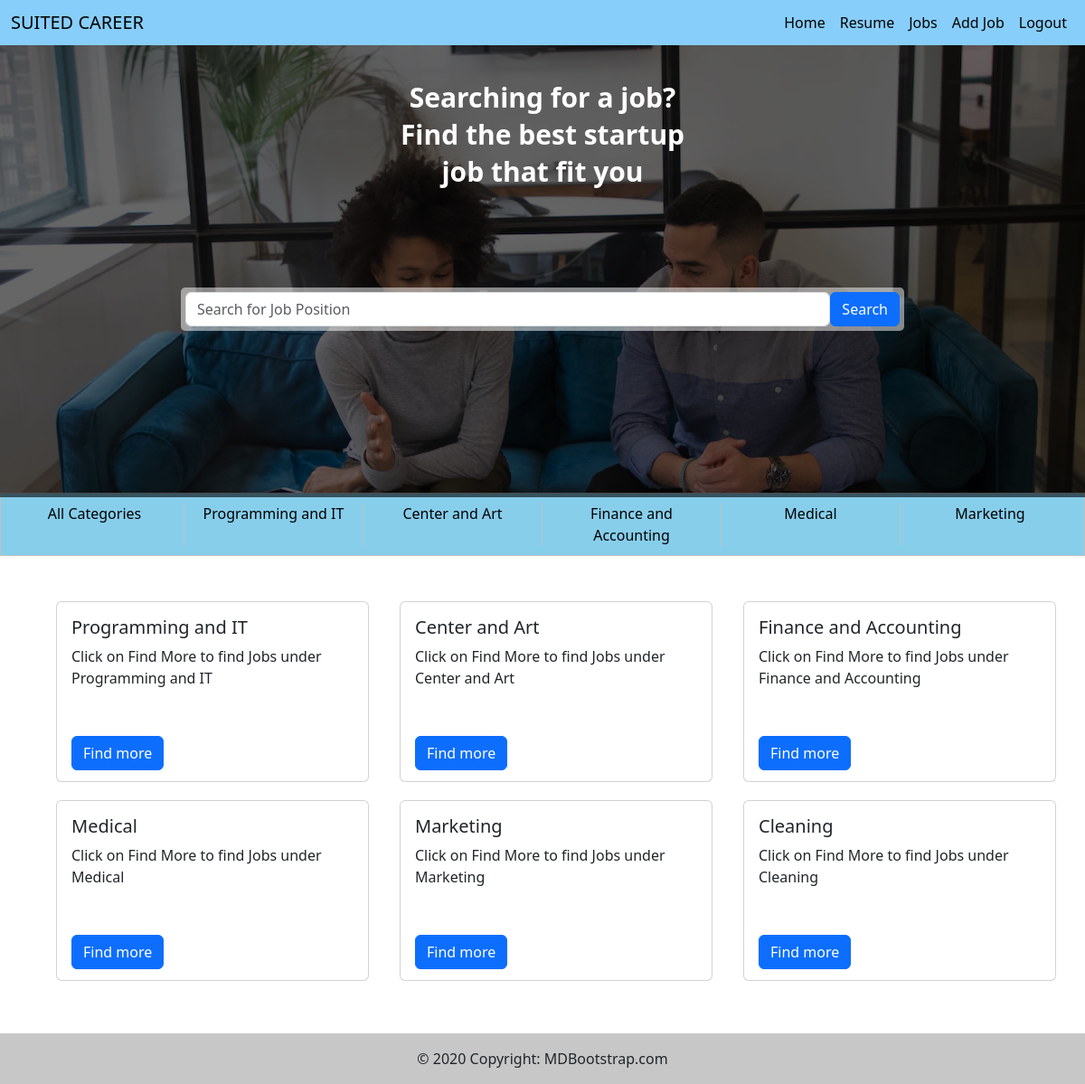
/ (signed in), run on the app's committed database.
### page_app/models.py (models this page shows, shortened)
class Category(models.Model):
      name = models.CharField(max_length=255)

### page_app/views.py (the view)
# urls.py: 2. Add a URL to urlpatterns:  path('', views.home, name='home')
@user_passes_test(is_user,login_url='/user/login/')
def home(request):
    if request.method == 'POST':
        search  = request.POST['search']
        return redirect(f'/jobSeeker?search={search}')
    categories = Category.objects.all()[:5]
    list_categories = Category.objects.all()
    data ={
        "categories":categories,
        "list_categories":list_categories
    }
    return render(request,'home.html',data)

### page_app/views.py (called while the page is built)
def is_user(user):
    try:
        return user.is_authenticated and (user.profile.user_type == 'USER')
    except Profile.DoesNotExist:
        return False

### page_app/templates/home.html (shortened to what this page needs)
{% extends 'base.html' %}
{% load static %}
{% block style %}
<link rel="stylesheet" href="{% static 'css/home.css' %}"/>
{% endblock style %}
{% block content %}
<div class="text-left bg-light img-job" >
    <div class="row-wide">
        <div class="content-div">
        <p class="content-para">Searching for a job?</p>
        <p class="content-para">Find the best startup</p>
        <p class="content-para">job that fit you</p>
      </div>
    </div>
    <div class="row">
      <div class='col-12'>
        <div class="control-panel">
          <form method='post' class='home-search-form'>
          <input name="search" class="form-control" placeholder="Search for Job Position"  />
          <button type="submit" class="btn btn-primary">Search</button>
        </form>
        </div>
      </div>
    </div>
</div>
<div class="container-fluid" >
  <div  class='row row-panel'style="background-color:skyblue;" id="nav-color">
  <div class='col-2 row-col' >
    <a href="{% url 'jobseeker' %}" style="color: black;">All Categories</a>
  </div>
  {% for category in categories %}
  <div class='col-2 row-col'>
    <a href="{% url 'jobseeker' %}?category={{category.id}}" style="color: black;">{{category.name}}</a>
  </div>
  {% endfor %}
  </div>
</div>
<div class="main-content">
<div class="container">
  <div class="row">
    {% for category in list_categories %}
    <div class="col-4">
      <div class="card card-cat">
        <div class="card-body">
          <h5 class="IT PROFESSIONAL">{{category.name}}</h5>
          <p class="card-text">Click on Find More to find Jobs under {{category.name}}</p>
          <a href="{% url 'jobseeker' %}?category={{category.id}}" class="btn btn-primary">Find more</a>
        </div>
      </div>
    </div>
    {% endfor %}
</div>
</div>
</div>
</div><br></br>
{% endblock content %}

### page_app/static/css/home.css (style rules this page uses)
.img-job { background-image: url('/static/img/job13.jpg'); background-size: cover; width: 100%; height: 500px; margin-top: -5px; }
.img-job::after { content: ''; position: absolute; top: 50px; left: 0; background-color: rgb(0, 0, 0, 0.6); width: 100%; height: 500px; }
.img-job * { z-index: 10; }
.control-panel { display: flex; gap: 20px; flex-direction: row; width: 800px; background-color: rgb(255, 255, 255, 0.5); border-radius: 5px; padding: 5px; margin: 100px auto; }
.row-panel { border: 1px solid rgb(192, 192, 192); padding: 10px 5px; }
.row-col:last-child { border: none; }
.row-col { border-right: 1px solid rgb(192, 192, 192); text-align: center; }
.main-content { min-height: 300px; margin-top: 40px; margin-left: 30px; }
.card-text { height: 100px; }
.row-wide { display: flex; justify-content: space-between; align-items: start; width: 100%; }
.row-wide .content-div { color: white; line-height: 25px; font-size: 30px; font-weight: bold; margin-top: 50px; width: 100%; text-align: center; }
a:link { text-decoration: none; }
.home-search-form { width: 100%; display: flex; justify-content: space-between; }
.card-cat { height: 200px; margin: 10px 5px; }
.card-cat .card-text { margin-bottom: 0; padding-bottom: 5px; }
.card-cat .btn-primary { margin-bottom: 10px; }

### data on the page
Category: name "Programming and IT"
Category: name "Center and Art"
Category: name "Finance and Accounting"
Category: name "Medical"
Category: name "Marketing"
Category: name "Cleaning"
